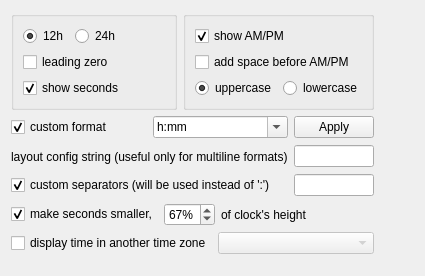
     <widget class="QWidget" name="format_tab">
      <attribute name="title">
       <string>Format</string>
      </attribute>
      <layout class="QGridLayout" name="gridLayout_7">
       <item row="1" column="0" colspan="2">
        <layout class="QGridLayout" name="gridLayout_6">
         <item row="3" column="1">
          <widget class="QLineEdit" name="custom_seps_edit">
           <property name="maximumSize">
            <size>
             <width>80</width>
             <height>16777215</height>
            </size>
           </property>
           <property name="toolTip">
            <string>replacement characters for ':' in format</string>
           </property>
          </widget>
         </item>
         <item row="1" column="2">
          <widget class="QToolButton" name="format_help_btn">
           <property name="autoRaise">
            <bool>true</bool>
           </property>
          </widget>
         </item>
         <item row="2" column="1">
          <widget class="QLineEdit" name="layout_cfg_edit">
           <property name="maximumSize">
            <size>
             <width>80</width>
             <height>16777215</height>
            </size>
           </property>
          </widget>
         </item>
         <item row="1" column="0">
          <layout class="QHBoxLayout" name="custom_format_layout">
           <item>
            <widget class="QCheckBox" name="use_custom_format">
             <property name="text">
              <string>custom format</string>
             </property>
             <property name="checked">
              <bool>true</bool>
             </property>
            </widget>
           </item>
           <item>
            <widget class="QComboBox" name="format_edit">
             <property name="editable">
              <bool>true</bool>
             </property>
             <item>
              <property name="text">
               <string notr="true">h:mm</string>
              </property>
             </item>
             <item>
              <property name="text">
               <string notr="true">hh:mm</string>
              </property>
             </item>
             <item>
              <property name="text">
               <string notr="true">hh:mm:ss</string>
              </property>
             </item>
             <item>
              <property name="text">
               <string notr="true">h:mmA</string>
              </property>
             </item>
             <item>
              <property name="text">
               <string notr="true">hh:mmA</string>
              </property>
             </item>
             <item>
              <property name="text">
               <string notr="true">hh:mm:ssA</string>
              </property>
             </item>
             <item>
              <property name="text">
               <string notr="true">H:mm</string>
              </property>
             </item>
             <item>
              <property name="text">
               <string notr="true">HH:mm</string>
              </property>
             </item>
             <item>
              <property name="text">
               <string notr="true">HH:mm:ss</string>
              </property>
             </item>
             <item>
              <property name="text">
               <string notr="true">hh\nmm</string>
              </property>
             </item>
             <item>
              <property name="text">
               <string notr="true">HH\nmm</string>
              </property>
             </item>
             <item>
              <property name="text">
               <string notr="true">hh\nmm\nA</string>
              </property>
             </item>
            </widget>
           </item>
          </layout>
         </item>
         <item row="3" column="0">
          <widget class="QCheckBox" name="use_custom_seps">
           <property name="text">
            <string>custom separators (will be used instead of ':')</string>
           </property>
           <property name="checked">
            <bool>true</bool>
           </property>
          </widget>
         </item>
         <item row="3" column="2">
          <widget class="QToolButton" name="custom_seps_help_btn">
           <property name="autoRaise">
            <bool>true</bool>
           </property>
          </widget>
         </item>
         <item row="4" column="0" colspan="2">
          <layout class="QHBoxLayout" name="smaller_seconds_layout" stretch="0,0,1">
           <item>
            <widget class="QCheckBox" name="smaller_seconds">
             <property name="text">
              <string>make seconds smaller,</string>
             </property>
             <property name="checked">
              <bool>true</bool>
             </property>
            </widget>
           </item>
           <item>
            <widget class="QSpinBox" name="seconds_scale_factor_edit">
             <property name="suffix">
              <string notr="true">%</string>
             </property>
             <property name="minimum">
              <number>25</number>
             </property>
             <property name="value">
              <number>67</number>
             </property>
            </widget>
           </item>
           <item>
            <widget class="QLabel" name="of_height_label">
             <property name="text">
              <string>of clock's height</string>
             </property>
             <property name="buddy">
              <cstring>seconds_scale_factor_edit</cstring>
             </property>
            </widget>
           </item>
          </layout>
         </item>
         <item row="2" column="2">
          <widget class="QToolButton" name="layout_cfg_help_btn">
           <property name="autoRaise">
            <bool>true</bool>
           </property>
          </widget>
         </item>
         <item row="2" column="0">
          <widget class="QLabel" name="layout_cfg_label">
           <property name="text">
            <string>layout config string (useful only for multiline formats)</string>
           </property>
           <property name="buddy">
            <cstring>layout_cfg_edit</cstring>
           </property>
          </widget>
         </item>
         <item row="1" column="1">
          <widget class="QPushButton" name="format_apply_btn">
           <property name="text">
            <string>Apply</string>
           </property>
          </widget>
         </item>
         <item row="5" column="0" colspan="2">
          <layout class="QHBoxLayout" name="time_zone_layout">
           <item>
            <widget class="QCheckBox" name="use_time_zone">
             <property name="text">
              <string>display time in another time zone</string>
             </property>
            </widget>
           </item>
           <item>
            <widget class="QComboBox" name="time_zone_edit">
             <property name="enabled">
              <bool>false</bool>
             </property>
             <property name="sizePolicy">
              <sizepolicy hsizetype="MinimumExpanding" vsizetype="Fixed">
               <horstretch>0</horstretch>
               <verstretch>0</verstretch>
              </sizepolicy>
             </property>
            </widget>
           </item>
          </layout>
         </item>
         <item row="0" column="0" colspan="2">
          <layout class="QHBoxLayout" name="horizontalLayout_4">
           <item>
            <widget class="QGroupBox" name="format_group">
             <layout class="QGridLayout" name="gridLayout">
              <item row="0" column="0">
               <widget class="QRadioButton" name="rb_12h">
                <property name="text">
                 <string>12h</string>
                </property>
                <property name="checked">
                 <bool>true</bool>
                </property>
               </widget>
              </item>
              <item row="1" column="0" colspan="3">
               <widget class="QCheckBox" name="leading_zero">
                <property name="text">
                 <string>leading zero</string>
                </property>
               </widget>
              </item>
              <item row="2" column="0" colspan="3">
               <widget class="QCheckBox" name="show_seconds">
                <property name="text">
                 <string>show seconds</string>
                </property>
                <property name="checked">
                 <bool>true</bool>
                </property>
               </widget>
              </item>
              <item row="0" column="1">
               <widget class="QRadioButton" name="rb_24h">
                <property name="text">
                 <string>24h</string>
                </property>
               </widget>
              </item>
              <item row="0" column="2">
               <spacer name="horizontalSpacer_3">
                <property name="orientation">
                 <enum>Qt::Orientation::Horizontal</enum>
                </property>
                <property name="sizeHint" stdset="0">
                 <size>
                  <width>10</width>
                  <height>20</height>
                 </size>
                </property>
               </spacer>
              </item>
             </layout>
            </widget>
           </item>
           <item>
            <widget class="QGroupBox" name="am_pm_group">
             <layout class="QGridLayout" name="am_pm_group_layout">
              <item row="0" column="0" colspan="2">
               <widget class="QCheckBox" name="show_apm">
                <property name="text">
                 <string>show AM/PM</string>
                </property>
                <property name="checked">
                 <bool>true</bool>
                </property>
               </widget>
              </item>
              <item row="1" column="0" colspan="2">
               <widget class="QCheckBox" name="add_space_before_apm">
                <property name="text">
                 <string>add space before AM/PM</string>
                </property>
               </widget>
              </item>
              <item row="2" column="0">
               <widget class="QRadioButton" name="rb_ucase_apm">
                <property name="text">
                 <string>uppercase</string>
                </property>
                <property name="checked">
                 <bool>true</bool>
                </property>
               </widget>
              </item>
              <item row="2" column="1">
               <widget class="QRadioButton" name="rb_lcase_apm">
                <property name="text">
                 <string>lowercase</string>
                </property>
               </widget>
              </item>
             </layout>
            </widget>
           </item>
          </layout>
         </item>
         <item row="5" column="2">
          <widget class="QToolButton" name="multi_timezone_help_btn">
           <property name="enabled">
            <bool>false</bool>
           </property>
           <property name="autoRaise">
            <bool>true</bool>
           </property>
          </widget>
         </item>
        </layout>
       </item>
       <item row="2" column="0">
        <spacer name="verticalSpacer_2">
         <property name="orientation">
          <enum>Qt::Orientation::Vertical</enum>
         </property>
         <property name="sizeHint" stdset="0">
          <size>
           <width>20</width>
           <height>10</height>
          </size>
         </property>
        </spacer>
       </item>
       <item row="1" column="2">
        <spacer name="horizontalSpacer_5">
         <property name="orientation">
          <enum>Qt::Orientation::Horizontal</enum>
         </property>
         <property name="sizeHint" stdset="0">
          <size>
           <width>10</width>
           <height>20</height>
          </size>
         </property>
        </spacer>
       </item>
      </layout>
     </widget>
